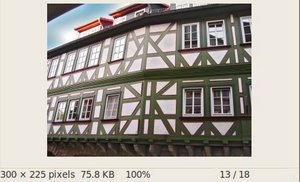
#> input picture basic exercices/data/canny-img.jpg, 300 x 182 px, found by its file name
$ python CannyDetector_Demo.py
#> lines starting #> are read from the running program, lines starting #| are printed output that depends on the picture
from __future__ import print_function
import cv2 as cv
import argparse

max_lowThreshold = 100
window_name = 'Edge Map'
title_trackbar = 'Min Threshold:'
ratio = 3
kernel_size = 3

def CannyThreshold(val):
    low_threshold = val
    img_blur = cv.blur(src_gray, (3,3))
    detected_edges = cv.Canny(img_blur, low_threshold, low_threshold*ratio, kernel_size)
    mask = detected_edges != 0
    dst = src * (mask[:,:,None].astype(src.dtype))
    cv.imshow(window_name, dst)

parser = argparse.ArgumentParser(description='Code for Canny Edge Detector tutorial.')
parser.add_argument('--input', help='Path to input image.', default='canny-img.jpg')
args = parser.parse_args()

src = cv.imread(cv.samples.findFile(args.input))
#> src is the input picture: shape (182, 300, 3); mean B, G, R 156.3, 163.3, 168.5
if src is None:
    print('Could not open or find the image: ', args.input)
    exit(0)

src_gray = cv.cvtColor(src, cv.COLOR_BGR2GRAY)
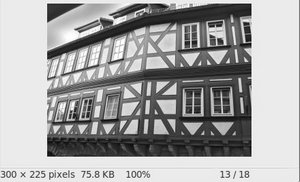
#> src_gray: shape (182, 300); min 2, max 255, mean 164

cv.namedWindow(window_name)
cv.createTrackbar(title_trackbar, window_name , 0, max_lowThreshold, CannyThreshold)
#> slider 'Min Threshold:' is set to 20

CannyThreshold(0)
#> in CannyThreshold, `img_blur = cv.blur(src_gray, (3,3))`:
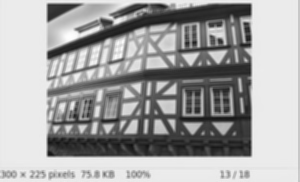
#> img_blur: shape (182, 300); min 16, max 254, mean 164.2
#> in CannyThreshold, `detected_edges = cv.Canny(img_blur, low_threshold, low_threshold*ratio..`:
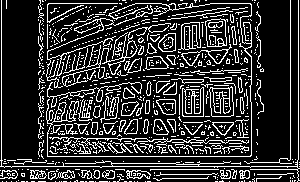
#> detected_edges: shape (182, 300); 20% white in thin lines or dots
#> in CannyThreshold, `mask = detected_edges != 0`: mask: shape (182, 300) bool; 20% white in thin lines or dots
#> in CannyThreshold, `dst = src * (mask[:,:,None].astype(src.dtype))`:
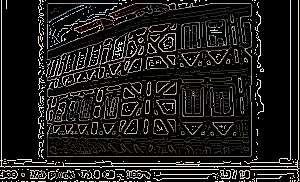
#> dst: shape (182, 300, 3); mean B, G, R 28.2, 29.4, 30.7
cv.waitKey()
#> call 2 of CannyThreshold, with val = 20
#> in CannyThreshold (call 2), `detected_edges = cv.Canny(img_blur, low_threshold, low_threshold*ratio..`:
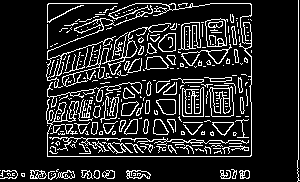
#> detected_edges: shape (182, 300); 14.4% white in thin lines or dots
#> in CannyThreshold (call 2), `mask = detected_edges != 0`: mask: shape (182, 300) bool; 14.4% white in thin lines or dots
#> in CannyThreshold (call 2), `dst = src * (mask[:,:,None].astype(src.dtype))`:
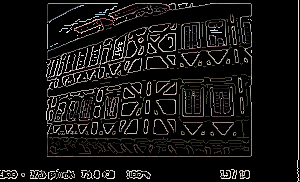
#> dst: shape (182, 300, 3); mean B, G, R 18.3, 19.1, 20.2
